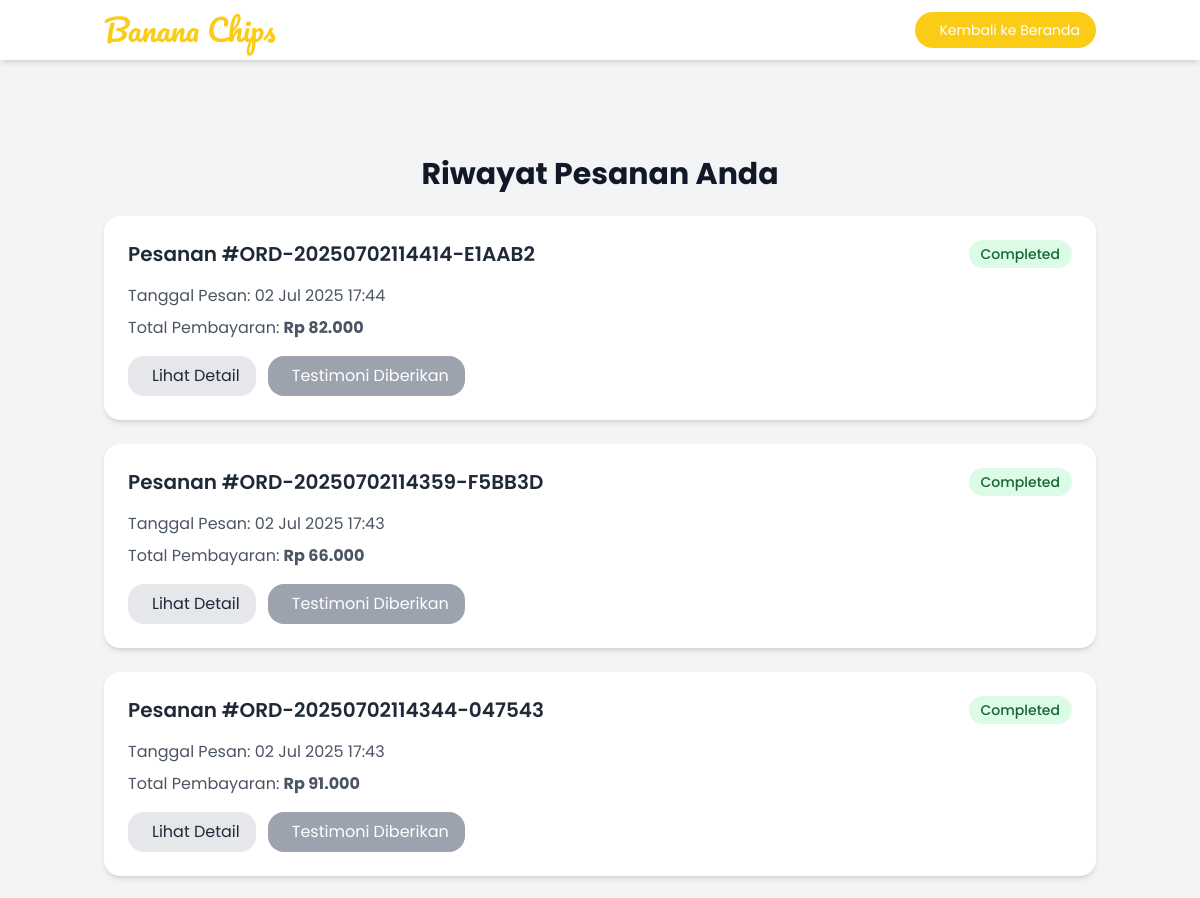
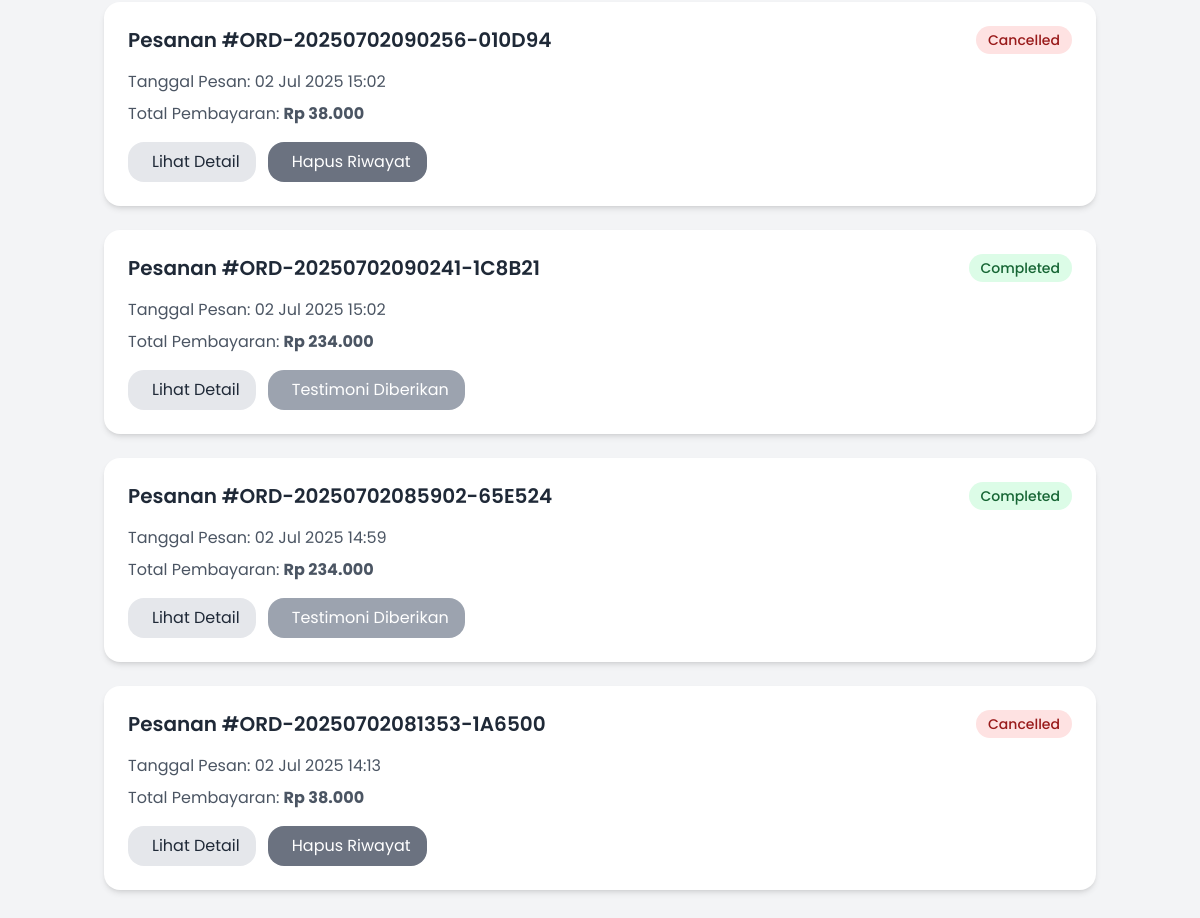
The app's page /history.php (signed in) with its own data (2 pictures, top to bottom).
### tables this page shows
CREATE TABLE `orders` (
  `id` int(11) NOT NULL,
  `order_code` varchar(50) NOT NULL,
  `customer_name` varchar(100) NOT NULL,
  `customer_phone` varchar(20) NOT NULL,
  `customer_address` text NOT NULL,
  `payment_method` varchar(20) NOT NULL,
  `subtotal` decimal(10,2) NOT NULL,
  `shipping_cost` decimal(10,2) NOT NULL,
  `total` decimal(10,2) NOT NULL,
  `notes` text DEFAULT NULL,
  `status` varchar(20) DEFAULT 'pending',
  `created_at` datetime DEFAULT NULL,
  `user_id` int(11) NOT NULL
);

### component/auth.php (called while the page is built, shortened)
<?php
function getUserId() {
    return $_SESSION['user_id'] ?? null;
}
?>

### history.php (the view, shortened to what this page needs)
<?php
require_once 'config/database.php';
require_once 'component/auth.php';
$user_id = getUserId();
$orders = [];
$stmt = mysqli_prepare($conn, "SELECT o.id, o.order_code, o.total, o.status, o.created_at,
                               (SELECT COUNT(*) FROM testimonials WHERE order_id = o.id AND user_id = ?) as has_testimonial
                        FROM orders o
                        WHERE o.user_id = ?
                        ORDER BY o.created_at DESC");
mysqli_stmt_bind_param($stmt, "ii", $user_id, $user_id);
mysqli_stmt_execute($stmt);
$result = mysqli_stmt_get_result($stmt);
while ($row = mysqli_fetch_assoc($result)) {
    $orders[] = $row;
}
?>
<!DOCTYPE html>
<html lang="id" class="scroll-smooth">
<head>
    <script src="https://cdn.tailwindcss.com/3.4.16"></script>
    <link href="https://cdn.jsdelivr.net/npm/remixicon@3.5.0/fonts/remixicon.css" rel="stylesheet">
</head>
<body class="bg-gray-100 min-h-screen">
    <nav class="sticky top-0 z-50 bg-white shadow-md">
        <div class="container mx-auto px-4 py-3 flex items-center justify-between">
            <div class="flex items-center">
                <h1 class="text-3xl font-['Pacifico'] text-primary">Banana Chips</h1>
            </div>
            <div class="flex items-center space-x-4">
                <a href="index.php"
                    class="bg-primary hover:bg-primary/90 text-white py-2 px-4 rounded-full text-sm transition">
                    <i class="ri-arrow-left-line mr-2"></i> Kembali ke Beranda
                </a>
            </div>
        </div>
    </nav>
    <div class="container mx-auto px-4 py-8 mt-16">
        <h2 class="text-3xl font-bold text-gray-900 mb-6 text-center">Riwayat Pesanan Anda</h2>
        <?php if (empty($orders)): ?>
            <div class="text-center py-12 bg-white rounded-lg shadow-md">
                <p class="text-gray-500 text-lg">Anda belum memiliki riwayat pesanan.</p>
                <a href="index.php#products"
                    class="mt-4 inline-block bg-primary-color text-white py-2 px-4 rounded-lg hover-bg-primary-color transition">Mulai
                    Belanja</a>
            </div>
        <?php else: ?>
            <div class="grid grid-cols-1 gap-6">
                <?php foreach ($orders as $order): ?>
                    <div class="bg-white rounded-lg shadow-md p-6">
                        <div class="flex justify-between items-center mb-4">
                            <h3 class="text-xl font-semibold text-gray-800">Pesanan
                                #<?= htmlspecialchars($order['order_code']) ?></h3>
                            <span class="px-3 py-1 rounded-full text-sm font-medium
                                <?php
                                if ($order['status'] === 'pending')
                                    echo 'bg-yellow-100 text-yellow-800';
                                elseif ($order['status'] === 'processing')
                                    echo 'bg-blue-100 text-blue-800';
                                elseif ($order['status'] === 'shipped')
                                    echo 'bg-purple-100 text-purple-800';
                                elseif ($order['status'] === 'completed')
                                    echo 'bg-green-100 text-green-800';
                                elseif ($order['status'] === 'cancelled')
                                    echo 'bg-red-100 text-red-800';
                                else
                                    echo 'bg-gray-100 text-gray-800';
                                ?>
                            ">
                                <?= ucfirst($order['status']) ?>
                            </span>
                        </div>
                        <p class="text-gray-600 mb-2">Tanggal Pesan: <?= date('d M Y H:i', strtotime($order['created_at'])) ?>
                        </p>
                        <p class="text-gray-600 mb-4">Total Pembayaran: <span class="font-bold text-primary-color">Rp
                                <?= number_format($order['total'], 0, ',', '.') ?></span></p>
                        <div class="flex flex-wrap gap-3">
                            <button
                                class="view-details-btn bg-gray-200 hover:bg-gray-300 text-gray-800 py-2 px-4 rounded-lg transition"
                                data-order-id="<?= $order['id'] ?>">
                                <i class="ri-eye-line mr-2"></i>Lihat Detail
                            </button>
                            <?php if ($order['status'] === 'pending'): ?>
                                <form action="" method="POST"
                                    onsubmit="return confirm('Apakah Anda yakin ingin membatalkan pesanan ini? Pembatalan tidak dapat dibatalkan.');">
                                    <input type="hidden" name="action" value="cancel_order">
                                    <input type="hidden" name="order_id" value="<?= $order['id'] ?>">
                                    <button type="submit"
                                        class="bg-red-500 hover:bg-red-600 text-white py-2 px-4 rounded-lg transition">
                                        <i class="ri-close-circle-line mr-2"></i>Batalkan Pesanan
                                    </button>
                                </form>
                            <?php elseif ($order['status'] === 'cancelled'): ?>
                                <form action="" method="POST"
                                    onsubmit="return confirm('Apakah Anda yakin ingin menghapus riwayat pesanan ini? Ini tidak dapat dikembalikan.');">
                                    <button type="submit"
                                        class="bg-gray-500 hover:bg-gray-600 text-white py-2 px-4 rounded-lg transition">
                                        <i class="ri-delete-bin-line mr-2"></i>Hapus Riwayat
                                    </button>
                                </form>
                            <?php elseif ($order['status'] === 'completed' && $order['has_testimonial']): ?>
                                <button class="bg-gray-400 text-white py-2 px-4 rounded-lg cursor-not-allowed" disabled>
                                    <i class="ri-check-double-line mr-2"></i>Testimoni Diberikan
                                </button>
                            <?php endif; ?>
                        </div>
                    </div>
                <?php endforeach; ?>
            </div>
        <?php endif; ?>
    </div>
</body>
</html>

### history.php (style rules this page uses)
body { font-family: "Poppins", sans-serif; }

### records on screen
orders: order_code "ORD-20250702114414-E1AAB2", status "Completed", created_at "02 Jul 2025 17:44", total "82.000", shows "Testimoni Diberikan"
orders: order_code "ORD-20250702114359-F5BB3D", status "Completed", created_at "02 Jul 2025 17:43", total "66.000", shows "Testimoni Diberikan"
orders: order_code "ORD-20250702114344-047543", status "Completed", created_at "02 Jul 2025 17:43", total "91.000", shows "Testimoni Diberikan"
orders: order_code "ORD-20250702090256-010D94", status "Cancelled", created_at "02 Jul 2025 15:02", total "38.000"
orders: order_code "ORD-20250702090241-1C8B21", status "Completed", created_at "02 Jul 2025 15:02", total "234.000", shows "Testimoni Diberikan"
orders: order_code "ORD-20250702085902-65E524", status "Completed", created_at "02 Jul 2025 14:59", total "234.000", shows "Testimoni Diberikan"
orders: order_code "ORD-20250702081353-1A6500", status "Cancelled", created_at "02 Jul 2025 14:13", total "38.000"
